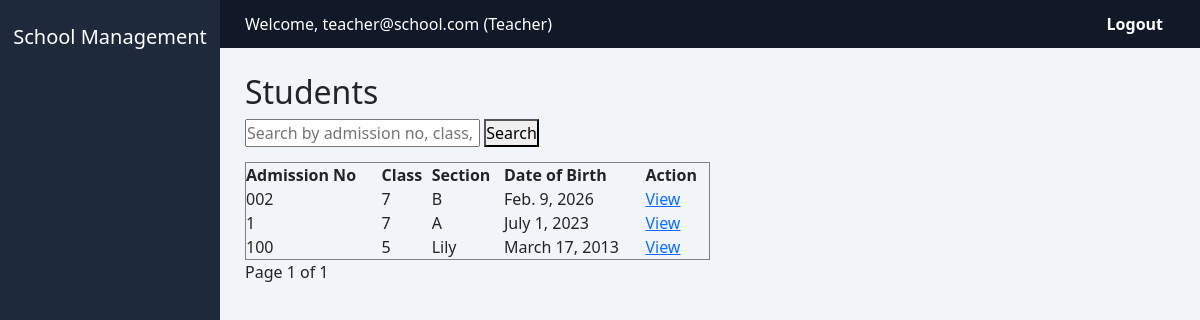
Page /teacher/students/ (signed in) on the committed database.
### accounts/models.py (models this page shows, shortened)
class CustomUser(AbstractUser):
    username = None
    email = models.EmailField(unique=True)
    ROLE_CHOICES = (
        ('ADMIN','Admin'),
        ('TEACHER','Teacher'),
        ('STUDENT','Student'),
        ('PARENT','Parent'),
    )
    role = models.CharField(max_length=10, choices=ROLE_CHOICES)
    USERNAME_FIELD = 'email'
    REQUIRED_FIELDS = []
    objects = CustomUserManager()

### profiles/models.py (models this page shows, shortened)
class StudentProfile(models.Model):
    user = models.OneToOneField(CustomUser, on_delete=models.CASCADE)
    admission_no = models.CharField(max_length=20, unique=True)
    class_name = models.CharField(max_length=20)
    section = models.CharField(max_length=10)
    date_of_birth = models.DateField()

### accounts/decorators.py (the view)
        def wrapper_func(request, *args, **kwargs):
            if not request.user.is_authenticated:
                return redirect('login')
            if request.user.role not in allowed_roles:
                return HttpResponseForbidden("Forbidden")
            return view_func(request, *args, **kwargs)

### audit/utils.py (called while the page is built)
def get_client_ip(request):
    x_forwarded_for = request.META.get('HTTP_X_FORWARDED_FOR')
    if x_forwarded_for:
        return x_forwarded_for.split(',')[0]
    return request.META.get('REMOTE_ADDR')

### profiles/views.py (called while the page is built, shortened)
@role_required("TEACHER")
def teacher_student_list(request):
    students = StudentProfile.objects.select_related("user").order_by("admission_no")
    query = request.GET.get("q", "").strip()
    paginator = Paginator(students, 10)
    page_number = request.GET.get("page")
    page_obj = paginator.get_page(page_number)
    context = {
        "students": page_obj,
        "query": query,
    }
    return render(request, "student/teacher_list.html", context)

### templates/student/teacher_list.html (shortened to what this page needs)
{% extends "dashboard/base.html" %}
{% block content %}
<h2>Students</h2>
<form method="get" style="margin-bottom: 15px;">
    <input
        type="text"
        name="q"
        placeholder="Search by admission no, class, section, email"
        value="{{ query }}"
    >
    <button type="submit">Search</button>
</form>
<table border="1" cellpadding="8" cellspacing="0" width="50%">
    <thead>
        <tr>
            <th>Admission No</th>
            <th>Class</th>
            <th>Section</th>
            <th>Date of Birth</th>
            <th>Action</th>
        </tr>
    </thead>
    <tbody>
        {% for student in students %}
        <tr>
            <td>{{ student.admission_no }}</td>
            <td>{{ student.class_name }}</td>
            <td>{{ student.section }}</td>
            <td>{{ student.date_of_birth }}</td>
            <td>
                <a href="{% url 'student_detail' student.id %}">View</a>
            </td>
        </tr>
        {% empty %}
        <tr>
            <td colspan="5">No students found.</td>
        </tr>
        {% endfor %}
    </tbody>
</table>
<div class="pagination">
    <span>
        Page {{ students.number }} of {{ students.paginator.num_pages }}
    </span>
</div>
{% endblock %}

### dashboard/templates/dashboard/base.html (shortened to what this page needs)
{% load static %}
<!DOCTYPE html>
<html>
<head>
    <link href="https://cdn.jsdelivr.net/npm/bootstrap@5.3.2/dist/css/bootstrap.min.css" rel="stylesheet">
    <link rel="stylesheet" href="{% static 'css/style.css' %}">
</head>
<body>
<div class="sidebar">
    <h5 class="text-center mb-4">School Management</h5>
</div>
<div class="topbar d-flex justify-content-between">
    <div>
        Welcome, {{ request.user.email }} ({{ request.user.role|title }})
    </div>
    <div>
        <a href="{% url 'logout' %}" class="logout-btn">Logout</a>
    </div>
</div>
<div class="content">
    {% block content %}{% endblock %}
</div>
</body>
</html>

### static/css/style.css (style rules this page uses)
* { margin: 0; padding: 0; box-sizing: border-box; font-family: 'Segoe UI', 'Arial', sans-serif; }
body { background-color: #f1f5f9; min-height: 100vh; }
.sidebar { height: 100vh; background-color: #1e293b; color: white; padding-top: 25px; position: fixed; width: 220px; transition: width 0.3s ease; }
.topbar { background-color: #111827; color: white; padding: 12px 25px; margin-left: 220px; display: flex; justify-content: space-between; align-items: center; }
.logout-btn { color: white; text-decoration: none; font-weight: 600; padding: 6px 12px; border-radius: 6px; transition: 0.2s; }
.content { margin-left: 220px; padding: 25px; }

### rows in the picture
CustomUser: user.email "teacher@school.com", user.role "Teacher"
StudentProfile: admission_no "002", class_name "7", section "B", date_of_birth "Feb. 9, 2026"
StudentProfile: admission_no "1", class_name "7", section "A", date_of_birth "July 1, 2023"
StudentProfile: admission_no "100", class_name "5", section "Lily", date_of_birth "March 17, 2013"

### other values in the picture
{{ students.number }} "1"
{{ students.paginator.num_pages }} "1"
